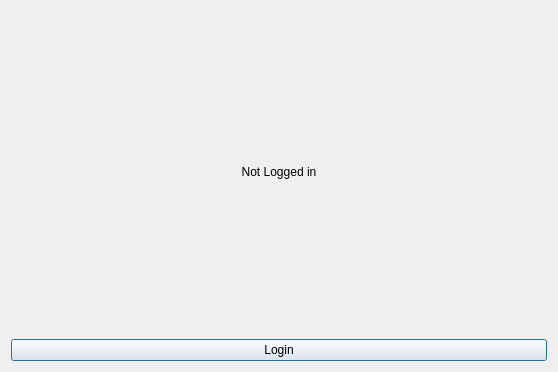
<?xml version="1.0" encoding="UTF-8"?>
<ui version="4.0">
 <class>Dialog</class>
 <widget class="QDialog" name="Dialog">
  <property name="geometry">
   <rect>
    <x>0</x>
    <y>0</y>
    <width>558</width>
    <height>372</height>
   </rect>
  </property>
  <property name="windowTitle">
   <string>Dialog</string>
  </property>
  <layout class="QVBoxLayout" name="verticalLayout">
   <item>
    <widget class="QLabel" name="label">
     <property name="text">
      <string>Not Logged in</string>
     </property>
     <property name="alignment">
      <set>Qt::AlignCenter</set>
     </property>
    </widget>
   </item>
   <item>
    <widget class="QPushButton" name="btnLogin">
     <property name="text">
      <string>Login</string>
     </property>
    </widget>
   </item>
  </layout>
 </widget>
 <resources/>
 <connections/>
</ui>
